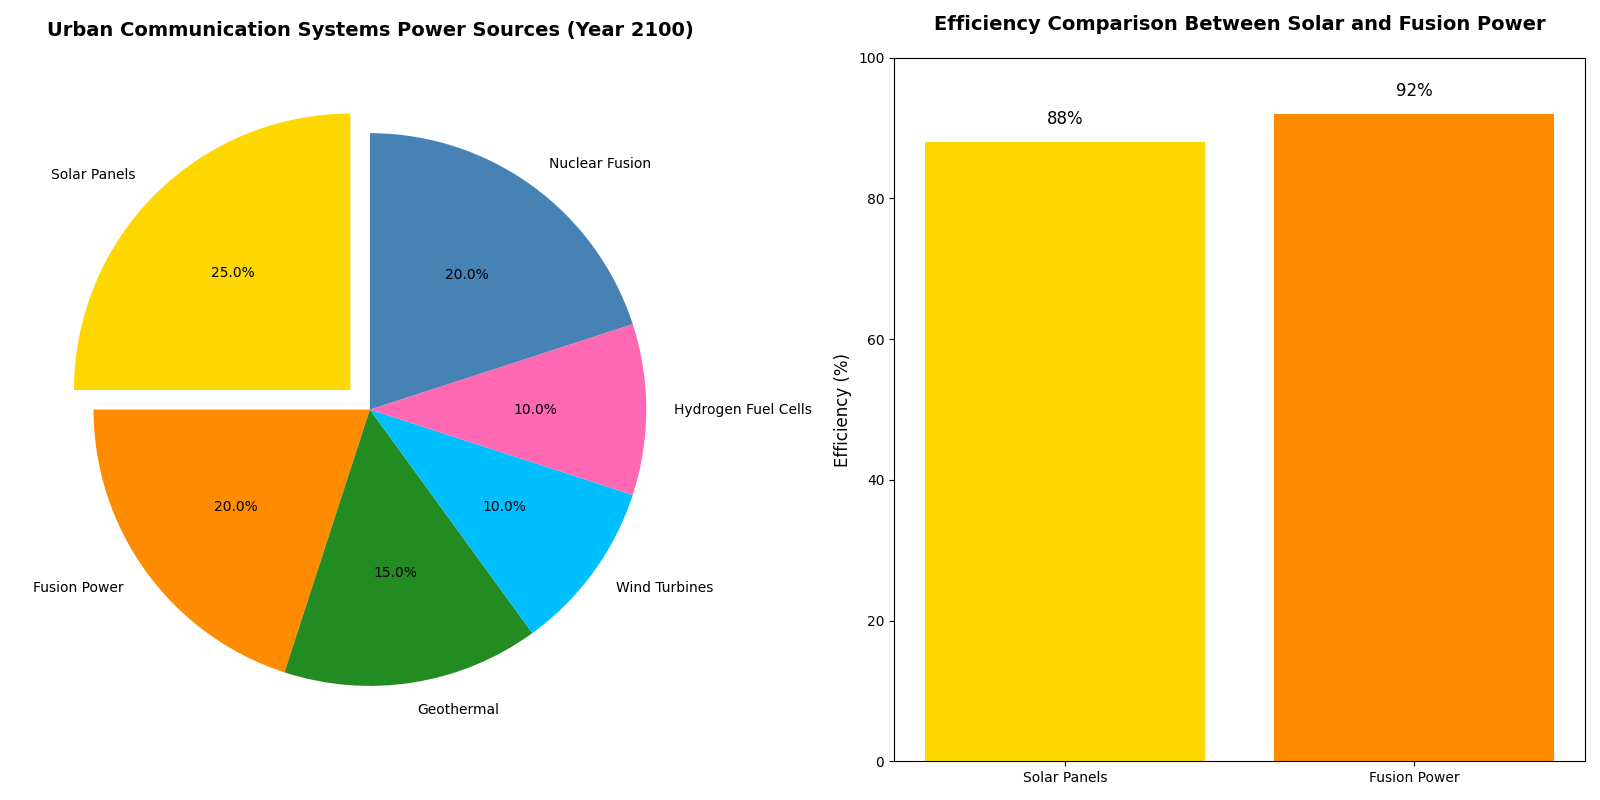

This figure's Python source:
import matplotlib.pyplot as plt
import numpy as np

# Data for the pie chart
technologies = ['Solar Panels', 'Fusion Power', 'Geothermal', 'Wind Turbines', 'Hydrogen Fuel Cells', 'Nuclear Fusion']
power_distribution = [25, 20, 15, 10, 10, 20]

# Create a 1x2 grid of subplots
fig, (ax1, ax2) = plt.subplots(1, 2, figsize=(16, 8))

# Main pie chart subplot
ax1.pie(power_distribution, labels=technologies, autopct='%1.1f%%', startangle=90, 
        colors=['#FFD700', '#FF8C00', '#228B22', '#00BFFF', '#FF69B4', '#4682B4'], 
        explode=(0.1, 0, 0, 0, 0, 0))

ax1.set_title("Urban Communication Systems Power Sources (Year 2100)",
              fontsize=14, weight='bold', pad=20)

# Data for a secondary subplot comparing two power sources
tech_comparison = ['Solar Panels', 'Fusion Power']
efficiency = [88, 92]

bars = ax2.bar(tech_comparison, efficiency, color=['#FFD700', '#FF8C00'])
ax2.set_title("Efficiency Comparison Between Solar and Fusion Power",
              fontsize=14, weight='bold', pad=20)
ax2.set_ylabel("Efficiency (%)", fontsize=12)
ax2.set_ylim(0, 100)

# Display values on top of the bars
for bar, eff in zip(bars, efficiency):
    ax2.text(bar.get_x() + bar.get_width() / 2, eff + 2, f"{eff}%", ha='center', va='bottom', fontsize=12)

# Remove detailed annotations
plt.tight_layout()

plt.show()
